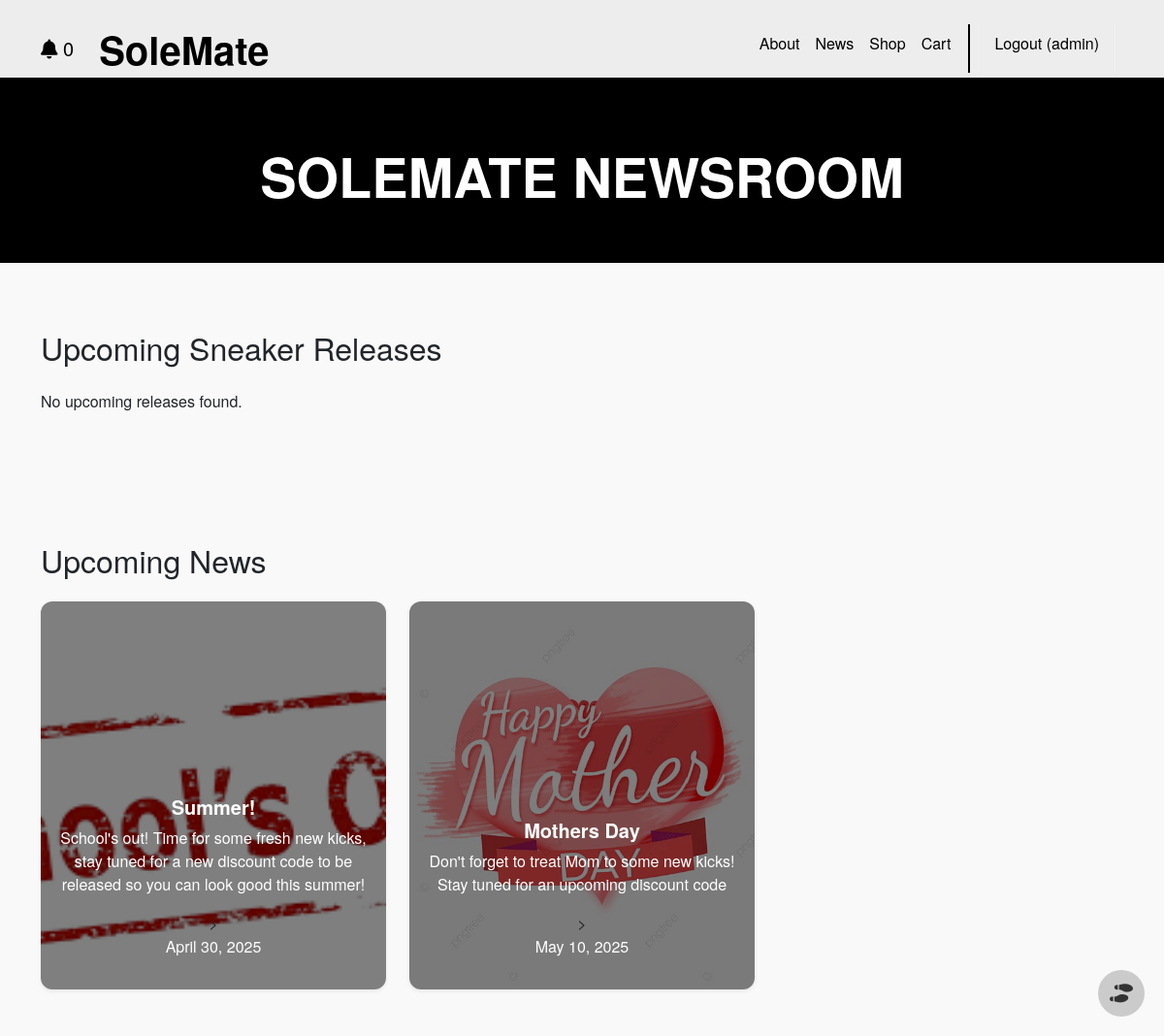
The page /news/ (signed in) on the database its author committed.
### news/models.py (models this page shows)
class CalendarEntry(models.Model):
    name = models.CharField(max_length=100)
    description = models.TextField()
    date = models.DateField()
    image = models.ImageField(upload_to='shoe_images/', blank=True, null=True)

### news/views.py (the view)
# urls.py: path('', views.news_view, name='news'),
def news_view(request):
    upcoming_shoes = Shoe.objects.filter(release_date__gte=datetime.today()).order_by('release_date')
    subscribed_shoes = []
    calendar_entries = []
    if request.user.is_authenticated:
        subscribed_shoes = request.user.subscribed_shoes.all()
        time = datetime.today() - timedelta(days=3)
        subscribed_shoes = request.user.subscribed_shoes.filter(last_edit__gte=time)
        calendar_entries = CalendarEntry.objects.all().order_by('date')
    return render(request, "news/news.html", {
        "shoes": upcoming_shoes,
        "subscribed_shoes": subscribed_shoes,
        "calendar_entries": calendar_entries,
    })

### cart/context_processors.py (called while the page is built)
def cart_item_count(request):
    if request.user.is_authenticated:
        count = sum(item.quantity for item in CartItem.objects.filter(user=request.user))
    else:
        cart = request.session.get('cart', {})
        count = sum(cart.values())
    return {
        'cart_item_count': count
    }

### shop/context_processors.py (called while the page is built)
def subscribed(request):
    if request.user.is_authenticated:
        count = 0
        time = datetime.today() - timedelta(days=3)
        subscribed_shoes = request.user.subscribed_shoes.filter(last_edit__gte=time)
        for shoe in subscribed_shoes:
            count += 1
    else:
        count = 0
    return {'subscribed': count}

### news/templates/news/news.html (shortened to what this page needs)
{% extends 'base.html' %}
{% load static %}
{% block content %}
<section class="news-hero text-center text-white py-5" style="background-color: black;">
  <div class="container">
    <h1 class="display-4 fw-bold">SOLEMATE NEWSROOM</h1>
  </div>
</section>
<section class="py-5">
  <div class="container">
    <h2 class="mb-4">Upcoming Sneaker Releases</h2>
    {% if shoes %}
    <div class="row g-4">
      {% for shoe in shoes %}
      <div class="col-md-4">
        <a href="{% url 'shop.show' id=shoe.shoe_number %}" class="text-decoration-none text-dark">
          <div class="card h-100 shadow-sm border-dark"
            style="background-image: url('{% if shoe.image %}{{ shoe.image.url }}{% else %}{% static 'img/coming-soon.png' %}{% endif %}');
                   background-size: cover;
                   background-position: center;
                   background-repeat: no-repeat;
                   border-radius: 12px;
                   overflow: hidden;">
            <div class="card-body d-flex flex-column justify-content-end" style="background-color: rgba(0,0,0,0.5);">
              <h5 class="card-title text-white mt-2">{{ shoe.name }}</h5>
              <p class="text-white">{{ shoe.release_date }}</p>
            </div>
          </div>
        </a>
      </div>
      {% endfor %}
    </div>
    {% else %}
    <p>No upcoming releases found.</p>
    {% endif %}
  </div>
</section>
<section class="py-5">
  <div class="container">
    <h2 class="mb-4">Upcoming News</h2>
    {% if calendar_entries %}
    <div class="row g-4">
      {% for entry in calendar_entries %}
      <div class="col-md-4">
          <div class="card h-100 shadow-sm border-dark"
            style="background-image: url('{% if entry.image %}{{ entry.image.url }}{% else %}{% static 'img/coming-soon.png' %}{% endif %}');
                   background-size: cover;
                   background-position: center;
                   background-repeat: no-repeat;
                   border-radius: 12px;
                   overflow: hidden;">
            <div class="card-body d-flex flex-column justify-content-end" style="background-color: rgba(0,0,0,0.5);">
              <h5 class="card-title text-white mt-2">{{ entry.name }}</h5>
              <p class="text-white">{{ entry.description}}</p>>
              <p class="text-white">{{ entry.date }}</p>
            </div>
          </div>
      </div>
      {% endfor %}
    </div>
    {% else %}
    <p>No upcoming releases found.</p>
    {% endif %}
  </div>
</section>
<link href='https://cdn.jsdelivr.net/npm/fullcalendar@6.1.8/main.min.css' rel='stylesheet' />
{% endblock %}

### SoleMate/templates/base.html (shortened to what this page needs)
<!DOCTYPE html>
<html>
  {% load static %}
  <div class="flex-wrapper">
  <head>
    <link
      href="https://cdn.jsdelivr.net/npm/bootstrap@5.3.3/dist/css/bootstrap.min.css"
      rel="stylesheet"
    >
    <link
      rel="stylesheet"
      href="https://cdnjs.cloudflare.com/ajax/libs/font-awesome/6.1.1/css/all.min.css"
    >
    <link rel="stylesheet" href="//netdna.bootstrapcdn.com/font-awesome/4.2.0/css/font-awesome.min.css">
    <link
      rel="stylesheet"
      type="text/css"
      href="{% static 'css/style.css' %}"
    >
  </head>
  <body
    class="body"
    style="min-height: 50vh !important;
           max-height:60vh !important;
           display: block !important;
           height: 100% !important;
           overflow-y: hidden"
  >
    <nav
      class="p-3 navbar navbar-dark bg-dark navbar-expand-lg"
      style="max-height:80px !important;"
    >
      <div class="container">
        {% if user.is_authenticated %}
        <a class="navbar-brand" href="{% url 'news' %}"
           style="{% if subscribed > 0 %}color: red{% else %}color: black{% endif %}">
          <div id="notification-bell">
            <i class="fas fa-bell"></i>
            <span id="notification-count">{{ subscribed }}</span>
          </div>
        </a>
        {% endif %}
        <a class="navbar-brand" href="{% url 'home.index' %}">
          <div class="banner"><strong> SoleMate</strong></div>
        </a>
        <div
          class="collapse navbar-collapse"
          id="navbarNavAltMarkup"
        >
          <div class="navbar-nav ms-auto navbar-ml">
            <a class="nav-link" href="{% url 'home.about' %}">About</a>
            <a class="nav-link bg-dark" href="{% url 'news' %}">News</a>
            <a class="nav-link bg-dark" href="{% url 'shop.index' %}">Shop</a>
            <a class="nav-link bg-dark" href="{% url 'cart:view_cart' %}">
              Cart{% if cart_item_count > 0 %} ({{ cart_item_count }}){% endif %}
            </a>
            <div style="background-color: black; height: 50px; width:2px; margin-left:10px"></div>
            {% if user.is_authenticated %}
              <a class="nav-link bg-dark" href="{% url 'accounts.logout' %}">
                Logout ({{ user.username }})
              </a>
            {% else %}
              <a class="nav-link bg-dark" href="{% url 'accounts.login' %}">Login</a>
              <a class="nav-link bg-dark" href="{% url 'accounts.signup' %}">Sign Up</a>
            {% endif %}
          </div>
        </div>
      </div>
    </nav>
    <div style="max-height: 50vh !important;">
      {% block content %}{% endblock content %}
      <footer>
        {% if user.is_authenticated %}
        <div id="ai-toggle" onclick="toggleAI()" title="AI Assistant">
          <i class="fas fa-shoe-prints"></i>
        </div>
        {% endif %}
      </footer>
    </div>
  </body>
</div>
</html>

### SoleMate/static/css/style.css (style rules this page uses)
.navbar a.nav-link { color: black !important; font-weight: 500; transition: all 0.3s ease-in-out; }
.bg-dark { background-color: #EDEDED !important; }
.flex-wrapper { min-height: 50vh !important; flex-direction: column; justify-content: flex-start; }
.body { min-height: 66vh; max-height:66vh !important; display: flex; flex-direction: column; overflow: visible !important; }
.banner { font-size: 40px; color: black; padding-left: 10px !important; }
.card { transition: transform 0.3s ease, box-shadow 0.3s ease; }
.card-body { text-align: center; padding: 1rem; }
.card-title { font-weight: 700; font-size: 1.25rem; margin-bottom: 0.5rem; }
.card.h-100 { min-height: 400px; max-height: 450px; border-radius: 12px; overflow: hidden; }
.container { padding-top: 20px; }
body { background-color: #f9f9f9; font-family: 'Helvetica Neue', sans-serif; }
.card { border: none; border-radius: 16px; box-shadow: 0 8px 16px rgba(0, 0, 0, 0.08); overflow: hidden; transition: transform 0.2s ease; background-color: #fff; }
.card-title { font-weight: 600; margin-bottom: 0.5rem; }

### SoleMate/templates/base.html (style rules this page uses)
#ai-toggle { position: fixed; bottom: 20px; right: 20px; width: 3rem; height: 3rem; background: #CBCBCB; border-radius: 50%; display: flex; align-items: center; justify-content: center; cursor: pointer; z-index: 1101; }
#ai-toggle i { font-size: 1.2rem; color: #333; }

### rows shown on the page
CalendarEntry: image (picture), name "Summer!", description "School's out! Time for some fresh new kicks, stay tuned for a new discount code to be released so you can look good this summer!", date "April 30, 2025"
CalendarEntry: image (picture), name "Mothers Day", description "Don't forget to treat Mom to some new kicks! Stay tuned for an upcoming discount code", date "May 10, 2025"

### other values the page prints
{{ subscribed }} "0"
{{ user.username }} "admin"
